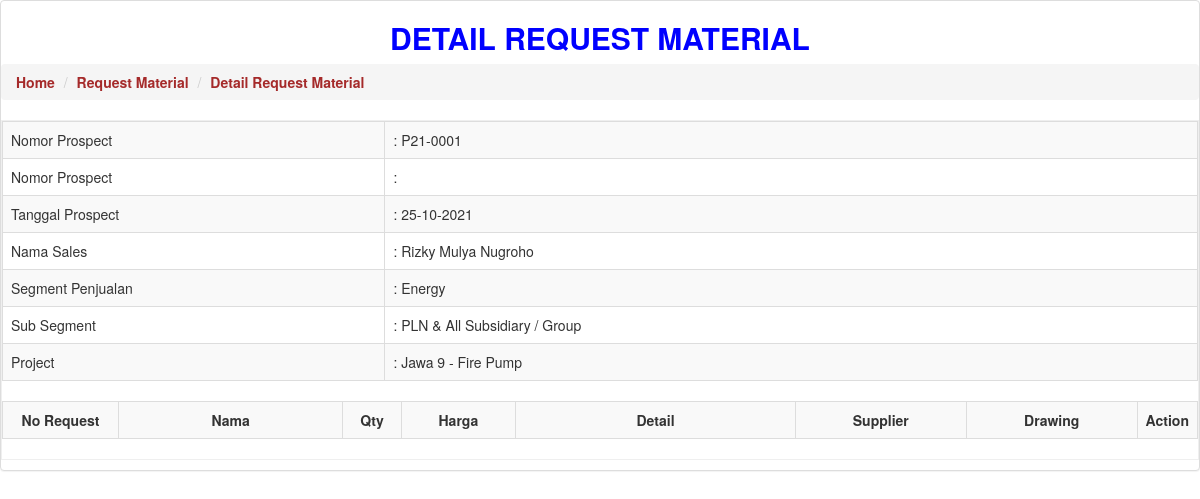
The page /pages/Tabel/detail_request_material.php?noprospect=P21-0001 on the database its author committed.
### tables this page shows
CREATE TABLE `h_rpospect` (
  `id` int(11) NOT NULL,
  `noprospect` varchar(20) NOT NULL,
  `tahun` varchar(10) NOT NULL,
  `tgl_prospect` date NOT NULL,
  `project` varchar(100) NOT NULL,
  `kd_cust` varchar(20) NOT NULL,
  `customer` varchar(100) NOT NULL,
  `alamat` varchar(50) NOT NULL,
  `segment` varchar(50) NOT NULL,
  `sub_segment` varchar(100) NOT NULL,
  `kd_sales` varchar(20) NOT NULL,
  `sales` varchar(30) NOT NULL,
  `priority` varchar(10) NOT NULL,
  `status` int(11) NOT NULL,
  `grupsales` varchar(30) NOT NULL,
  `grupdirektorat` char(50) NOT NULL
);

### pages/Tabel/detail_request_material.php (the view, shortened to what this page needs)
<?php
if($_GET["noprospect"]){
$madu = mysqli_query($GLOBALS["___mysqli_ston"], "select * from h_rpospect where noprospect='".$_GET["noprospect"]."'");
$maduDb = mysqli_fetch_assoc($madu);
$tanggal=$maduDb['tgl_prospect'];
$tglbaru = date('d-m-Y', strtotime($tanggal ));
$oil = mysqli_query($GLOBALS["___mysqli_ston"], "select a.*, b.* FROM formspec a INNER JOIN request_material b ON a.noformspec = b.nopracost where a.noprospect='".$_GET["noprospect"]."' group by b.nopracost ORDER BY created_dt desc");
$oilDb = mysqli_fetch_assoc($oil);
?>
<!DOCTYPE html>
	<link rel="stylesheet" href="../../assets/css/bootstrap.css" />
	<link rel="stylesheet" href="../../assets/css/bootstrap.min.css" />
    <link rel="stylesheet" href="../../assets/css/main.css" />
    <link rel="stylesheet" href="../../assets/css/theme.css" />
    <link rel="stylesheet" href="../../assets/css/MoneAdmin.css" />
    <link rel="stylesheet" href="../../assets/css/font-awesome.css" />
	<link rel="stylesheet" href="../../assets/css/datepicker.css" />
	<link rel="stylesheet" type="text/css" href="../../dist/sweetalert.css">
<head>
    <link rel="stylesheet" href="../../assets/css/bootstrap.min.css"/>
</head>
<body>
<div class="panel panel-default">
		<section class="content-header">
        <h2><center><strong><font color="blue">
             DETAIL REQUEST MATERIAL
        </font></strong></center></h2>
        <ol class="breadcrumb">
            <li><a href="../index.php"><i class="fa fa-dashboard"></i> <font color="brown"><strong>Home</strong></font></a></li>
            <li><a href="../?p=minta_material"><font color="brown"><strong>Request Material</strong></font></a></li>
			<li class="active"><font color="brown"><strong>Detail Request Material</strong></font></li>
          </ol>
        </section>
<div class="box">
	<div class="table-responsive" >
	<table width="100%" border="1" class="table table-striped table-bordered table-hover">
  <tr>
    <td width ="32%">Nomor Prospect</td>
    <td width="68%">: <?php echo $maduDb["noprospect"];?></td>
  </tr>
  <tr>
    <td width ="32%">Nomor Prospect</td>
    <td width="68%">: <?php echo $oilDb["noformspec"];?></td>
  </tr>
  <tr>
    <td width ="32%">Tanggal Prospect</td>
    <td width="68%">: <?php echo $tglbaru;?></td>
  </tr>
   <tr>
    <td width ="32%">Nama Sales</td>
    <td width="68%">: <?php echo $maduDb["sales"];?></td>
  </tr>
    <tr>
    <td width ="32%">Segment Penjualan</td>
    <td width="68%">: <?php echo $maduDb["segment"];?></td>
  </tr>
    <tr>
    <td width ="32%">Sub Segment </td>
    <td width="68%">: <?php echo $maduDb["sub_segment"];?></td>
  </tr>
    <tr>
    <td width ="32%">Project </td>
    <td width="68%">: <?php echo $maduDb["project"];?></td>
  </tr>
  </table>
					<div class="table-responsive" >
					<table width="100%" border="2"  class="table table-striped table-bordered table-hover">
					<tr>
						<td width="10%;"><div align="center"><strong>No Request</strong></div></td>
						<td width="20%;"><div align="center"><strong>Nama</strong></div></td>
						<td width="5%;"><div align="center"><strong>Qty</strong></div></td>
						<td width="10%;"><div align="center"><strong>Harga</strong></div></td>
						<td width="25%;"><div align="center"><strong>Detail</strong></div></td>
						<td width="15%;"><div align="center"><strong>Supplier</strong></div></td>
						<td width="20%;"><div align="center"><strong>Drawing</strong></div></td>
						<td width="5%;"><div align="center"><strong>Action</strong></div></td>
					</table>
					</div>
</body>
</html>
</body>
</html>
<?php } ?>

### assets/css/main.css (style rules this page uses)
@media (min-width: 768px) { html, body { height: 100%; } }
.box { position: relative; display: block; margin: 10px auto; border: 1px solid #efefef; }

### assets/css/MoneAdmin.css (style rules this page uses)
body { background-color: #f8f8f8; }

### pages/Tabel/detail_request_material.php (style rules this page uses)
h2 { text-align: left; }

### rows shown on the page
h_rpospect: noprospect "P21-0001", tgl_prospect "25-10-2021", sales "Rizky Mulya Nugroho", segment "Energy", sub_segment "PLN & All Subsidiary / Group", project "Jawa 9 - Fire Pump"
